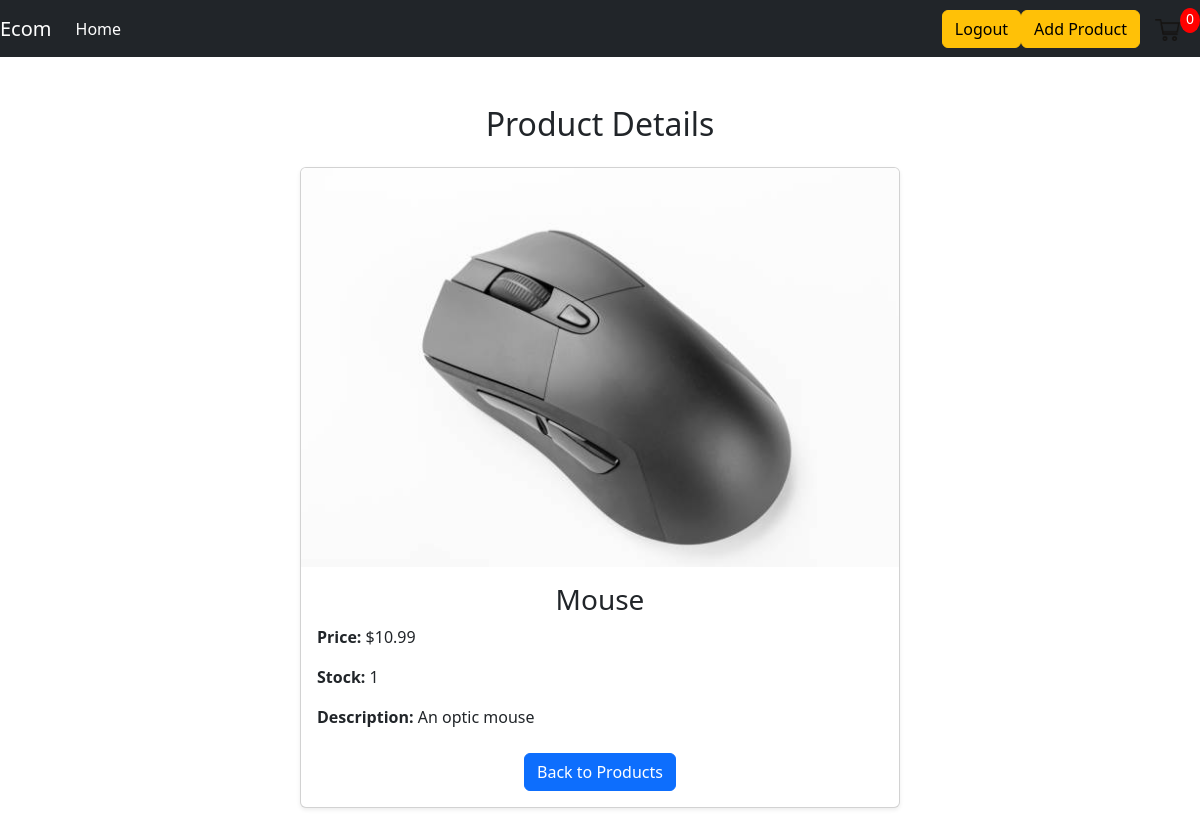
/details/7/, run on the app's committed database.
### ecommerce_app/models.py (models this page shows, shortened)
class Product(models.Model):
  name = models.CharField(max_length=200)
  description = models.TextField()
  price = models.DecimalField(max_digits = 8, decimal_places = 2)
  image = models.ImageField(upload_to='images/', null=True, blank=True)
  stock = models.IntegerField()

### ecommerce_app/views.py (the view)
# urls.py: path('details/<int:product_id>/', views.details, name='details'),
def details(request, product_id):
  result = get_object_or_404(Product, id=product_id)
  return render(request, 'ecommerce_app/details.html', {'result' : result})

### ecommerce_app/templates/ecommerce_app/details.html (shortened to what this page needs)
{% extends 'ecommerce_app/main.html'%}
{% load static %}
{% block content %}
<!doctype html>
<html lang="en">
  <head>
    <link
      href="https://cdn.jsdelivr.net/npm/bootstrap@5.3.0-alpha3/dist/css/bootstrap.min.css"
      rel="stylesheet"
    />
  </head>
  <body>
    <div class="container my-5">
      <h2 class="text-center mb-4">Product Details</h2>
      <div class="card mx-auto shadow-sm" style="max-width: 600px">
        {% if result.image %}
        <img
          src="{{ result.image.url }}"
          class="card-img-top"
          alt="{{ result.name }}"
          style="max-height: 400px; object-fit: cover"
        />
        {% endif %}
        <div class="card-body">
          <h3 class="card-title text-center">{{ result.name }}</h3>
          <p class="card-text"><strong>Price:</strong> ${{ result.price }}</p>
          <p class="card-text"><strong>Stock:</strong> {{ result.stock }}</p>
          <p class="card-text">
            <strong>Description:</strong> {{ result.description }}
          </p>
          <div class="text-center mt-4">
            <a href="{% url 'ecommerce:products' %}" class="btn btn-primary"
              >Back to Products</a
            >
          </div>
        </div>
      </div>
    </div>
  </body>
</html>
{% endblock %}

### static/css/main.css (style rules this page uses)
body { background-color: hsl(0, 0%, 98%); }
h1,h2,h3,h4,h5,h6 { color:hsl(0, 0%, 30%); }
.btn { border-radius: 0; }

### data on the page
Product: image (picture), name "Mouse", price "10.99", stock "1", description "An optic mouse"
